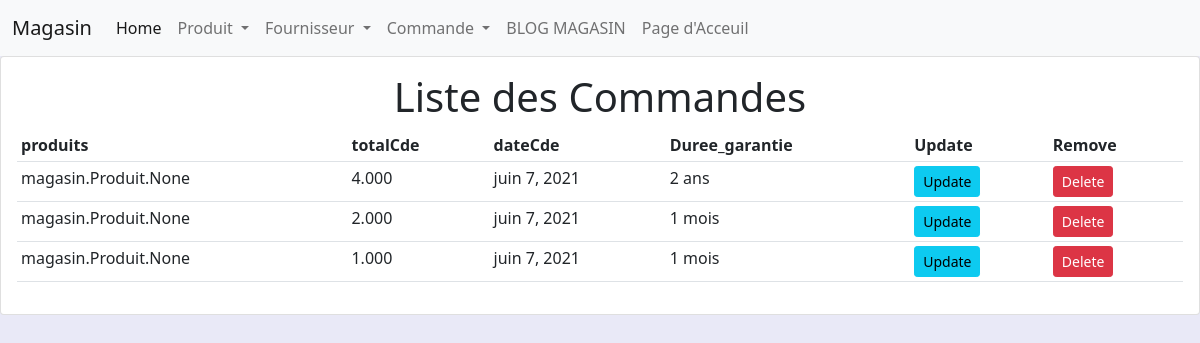
Page /magasin/list_Commande/ on the committed database.
### magasin/models.py (models this page shows, shortened)
class Commande(models.Model):
    Duree_garantie=models.CharField(max_length=100)
    dateCde=models.DateField(null=True,default=date.today)
    totalCde=models.DecimalField(max_digits=10,decimal_places=3)
    produits=models.ManyToManyField('Produit')

### magasin/views.py (the view)
# urls.py: path('list_Commande/', views.list_Commande, name='Commande'),
def list_Commande(request):
    list=Commande.objects.all()
    return render(request,'magasin/Commande.html',{'list':list})

### magasin/templates/magasin/Commande.html
{% extends 'magasin/base.html' %}
{% load static %}
{% block body %}
<div class="row">
	<div class="col-md">
		<div class="card card-body">
            <h1 style="text-align: center;">Liste des Commandes</h1>
			<table class="table table-sm">
				<tr>
					<th>produits</th>
					<th>totalCde</th>
					<th>dateCde</th>
					<th>Duree_garantie</th>
					<th>Update</th>
					<th>Remove</th>
				</tr>
				{% for C in list %}
				<tr>
					<td>{{C.produits}}</td>
					<td>{{C.totalCde}}</td>
					<td>{{C.dateCde}}</td>
					<td>{{C.Duree_garantie}}</td>
					<td><a class="btn btn-sm btn-info" href="#">Update</a></td>
					<td><a class="btn btn-sm btn-danger" href="{% url 'deletec' C.id %}">Delete</a></td>
				</tr>
				{% endfor %}
			</table>
		</div>
	</div>
</div>
{% endblock %}

### magasin/static/base.css (style rules this page uses)
body { background-color: #e9e9f7 }

### rows in the picture
Commande: produits "magasin.Produit.None", totalCde "4.000", dateCde "juin 7, 2021", Duree_garantie "2 ans"
Commande: produits "magasin.Produit.None", totalCde "2.000", dateCde "juin 7, 2021", Duree_garantie "1 mois"
Commande: produits "magasin.Produit.None", totalCde "1.000", dateCde "juin 7, 2021", Duree_garantie "1 mois"
